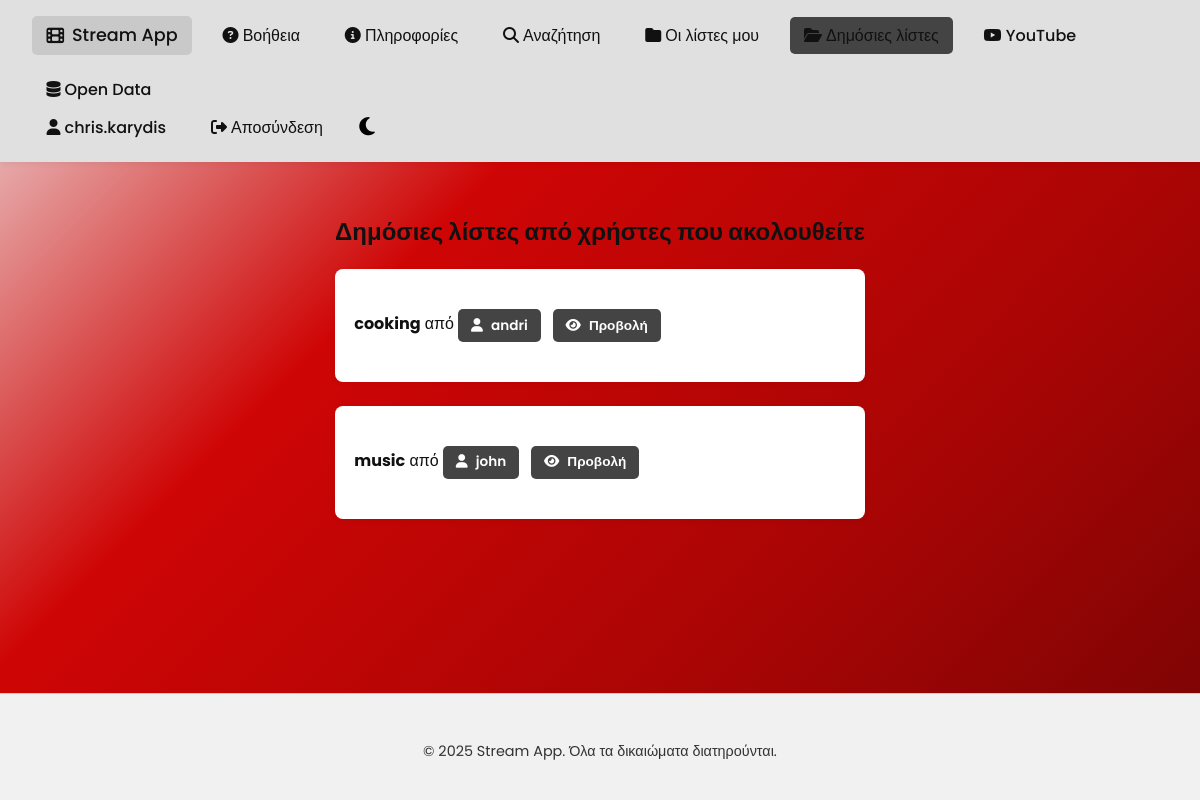
The page /php/public_lists.php (signed in) on the database its author committed.
### tables this page shows
CREATE TABLE `lists` (
  `id` int NOT NULL AUTO_INCREMENT,
  `user_id` int NOT NULL,
  `name` varchar(100) NOT NULL,
  `is_public` tinyint(1) DEFAULT '0',
  `created_at` datetime DEFAULT CURRENT_TIMESTAMP,
  PRIMARY KEY (`id`),
  KEY `user_id` (`user_id`),
  CONSTRAINT `lists_ibfk_1` FOREIGN KEY (`user_id`) REFERENCES `users` (`id`) ON DELETE CASCADE
);

CREATE TABLE `users` (
  `id` int NOT NULL AUTO_INCREMENT,
  `firstname` varchar(100) NOT NULL,
  `lastname` varchar(100) NOT NULL,
  `username` varchar(50) NOT NULL,
  `password` varchar(255) NOT NULL,
  `email` varchar(100) NOT NULL,
  PRIMARY KEY (`id`),
  UNIQUE KEY `username` (`username`),
  UNIQUE KEY `email` (`email`)
);

### php/public_lists.php (the view, shortened to what this page needs)
<?php
include "header.php";
$user_id = $_SESSION["user_id"];
$conn = new mysqli("db", "webuser", "webpass", "di_internet_technologies_project");
echo '<main class="container">';
echo "<h2>Δημόσιες λίστες από χρήστες που ακολουθείτε</h2>";
$stmt = $conn->prepare("
  SELECT l.id, l.name, u.username, u.id AS user_id
  FROM follows f
  JOIN users u ON u.id = f.followed_id
  JOIN lists l ON l.user_id = u.id
  WHERE f.follower_id = ? AND l.is_public = 1
  ORDER BY l.created_at DESC
");
$stmt->bind_param("i", $user_id);
$stmt->execute();
$result = $stmt->get_result();
if ($result->num_rows === 0) {
    echo "<p>Κανείς από αυτούς που ακολουθείτε δεν έχει δημόσιες λίστες.</p>";
} else {
    while ($row = $result->fetch_assoc()) {
        echo'<div class="card">';
            $list_id = $row["id"];
            $list_name = htmlspecialchars($row["name"]);
            $creator_id = $row["user_id"];
            $username = htmlspecialchars($row["username"]);
            echo "<p><b>$list_name</b> από <a href='user_profile.php?user_id=$creator_id' class='page-btn small'>
      <i class='fas fa-user'></i>$username</a>";
            echo " <a href='view_list.php?list_id=$list_id' class='page-btn small'><i class='fas fa-eye'></i> Προβολή</a></p>";
        echo "</div>";
    }
}
echo "</main>";
include "footer.php";

### php/style.css (style rules this page uses)
html, body { min-height: 100vh; margin: 0; padding: 0; font-family: 'Poppins', sans-serif; transition: background 0.3s, color 0.3s; display: flex; flex-direction: column; }
html.light { background: linear-gradient(135deg, #eedddd, #cf0505, #ac0505, #780404); background-attachment: fixed; color: #111; }
.page-btn { display: inline-flex; align-items: center; gap: 0.5rem; margin: 0.3rem 0.5rem 0.3rem 0; padding: 0.5rem 1rem; font-weight: 600; border: none; border-radius: 5px; background-color: #444; color: white; cursor: pointer; text-decoration: none; transition: background-color 0.3s ease; }
.page-btn.small { font-size: 0.85rem; padding: 0.4rem 0.8rem; }
.container { max-width: 960px; margin: 0 auto; padding: 2rem 1rem; }
main.container { flex: 1; }
.card { background-color: var(--card-bg, #fff); padding: 1.2rem; margin-bottom: 1.5rem; border-radius: 8px; box-shadow: 0 2px 6px rgba(0,0,0,0.05); transition: background 0.3s; }

### rows shown on the page
lists: name "cooking", user.username "andri"
lists: name "music", user.username "john"

### other values the page prints
$_SESSION["username"] "chris.karydis"
